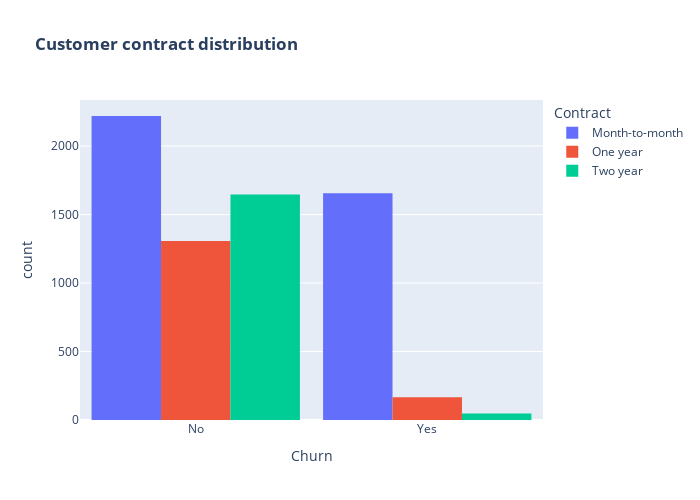

Here is the notebook cell this chart was saved with:
### Markdown cell above
There is negligible difference in customer percentage/ count who chnaged the service provider. Both genders behaved in similar fashion when it comes to migrating to another service provider/firm.

### Code cell
fig = px.histogram(customer_churn, x="Churn", color="Contract", barmode="group", title="<b>Customer contract distribution<b>")
fig.update_layout(width=700, height=500, bargap=0.1)
fig.show()

### Figure 1 — Plotly figure (JSON) as saved in the notebook; plotly's stock layout.template omitted (floating-point values rounded to 4 significant figures; data arrays with more than 128 entries replaced by an {"elided": "..."} marker saying what was removed)
{"data": [{"alignmentgroup": "True", "bingroup": "x", "hovertemplate": "Contract=Month-to-month<br>Churn=%{x}<br>count=%{y}<extra></extra>", "legendgroup": "Month-to-month", "marker": {"color": "#636efa", "pattern": {"shape": ""}}, "name": "Month-to-month", "offsetgroup": "Month-to-month", "orientation": "v", "showlegend": true, "type": "histogram", "x": {"elided": "3875 str values"}, "xaxis": "x", "yaxis": "y"}, {"alignmentgroup": "True", "bingroup": "x", "hovertemplate": "Contract=One year<br>Churn=%{x}<br>count=%{y}<extra></extra>", "legendgroup": "One year", "marker": {"color": "#EF553B", "pattern": {"shape": ""}}, "name": "One year", "offsetgroup": "One year", "orientation": "v", "showlegend": true, "type": "histogram", "x": {"elided": "1473 str values"}, "xaxis": "x", "yaxis": "y"}, {"alignmentgroup": "True", "bingroup": "x", "hovertemplate": "Contract=Two year<br>Churn=%{x}<br>count=%{y}<extra></extra>", "legendgroup": "Two year", "marker": {"color": "#00cc96", "pattern": {"shape": ""}}, "name": "Two year", "offsetgroup": "Two year", "orientation": "v", "showlegend": true, "type": "histogram", "x": {"elided": "1695 str values"}, "xaxis": "x", "yaxis": "y"}], "layout": {"bargap": 0.1, "barmode": "group", "height": 500, "legend": {"title": {"text": "Contract"}, "tracegroupgap": 0}, "title": {"text": "<b>Customer contract distribution<b>"}, "width": 700, "xaxis": {"anchor": "y", "domain": [0, 1], "title": {"text": "Churn"}}, "yaxis": {"anchor": "x", "domain": [0, 1], "title": {"text": "count"}}}}
